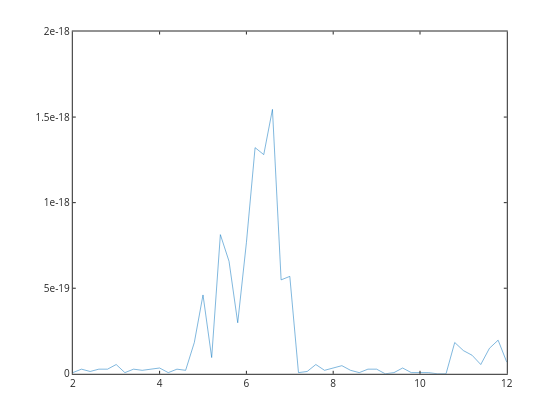

Source (notebook cell):
### Code cell
plot(pH,MASSERR)

### Figure 1 — Plotly figure (JSON) as saved in the notebook; plotly's stock layout.template omitted (floating-point values rounded to 4 significant figures)
{"data": [{"line": {"color": "rgb(0,113,188)", "dash": "solid", "width": 0.5}, "marker": {"color": "rgb(0,113,188)", "line": {"color": "rgb(0,113,188)"}, "size": 6, "symbol": "none"}, "mode": "lines", "name": "", "showlegend": false, "type": "scatter", "visibility": true, "x": [2, 2.2, 2.4, 2.6, 2.8, 3, 3.2, 3.4, 3.6, 3.8, 4, 4.2, 4.4, 4.6, 4.8, 5, 5.2, 5.4, 5.6, 5.8, 6, 6.2, 6.4, 6.6, 6.8, 7, 7.2, 7.4, 7.6, 7.8, 8, 8.2, 8.4, 8.6, 8.8, 9, 9.2, 9.4, 9.6, 9.8, 10, 10.2, 10.4, 10.6, 10.8, 11, 11.2, 11.4, 11.6, 11.8, 12], "xaxis": "x", "y": [6.776e-21, 2.711e-20, 1.355e-20, 2.711e-20, 2.711e-20, 5.421e-20, 6.776e-21, 2.711e-20, 2.033e-20, 2.711e-20, 3.388e-20, 6.776e-21, 2.711e-20, 2.033e-20, 1.83e-19, 4.608e-19, 9.487e-20, 8.132e-19, 6.573e-19, 2.982e-19, 7.657e-19, 1.321e-18, 1.281e-18, 1.545e-18, 5.489e-19, 5.692e-19, 6.776e-21, 1.355e-20, 5.421e-20, 2.033e-20, 3.388e-20, 4.743e-20, 2.033e-20, 6.776e-21, 2.711e-20, 2.711e-20, 0, 6.776e-21, 3.388e-20, 6.776e-21, 6.776e-21, 6.776e-21, 0, 0, 1.83e-19, 1.355e-19, 1.084e-19, 5.421e-20, 1.491e-19, 1.965e-19, 6.776e-20], "yaxis": "y"}], "layout": {"height": 420, "hovermode": "closest", "margin": {"b": 0, "l": 0, "r": 0, "t": 0}, "plot_bgcolor": "rgba(0,0,0,0)", "showlegend": false, "width": 560, "xaxis": {"anchor": "y", "autorange": false, "domain": [0.13, 0.905], "exponentformat": "none", "gridcolor": "rgba(38,38,38,0.15)", "gridwidth": 1, "linecolor": "rgb(38,38,38)", "linewidth": 1, "mirror": "ticks", "range": [2, 12], "showgrid": false, "showline": true, "side": "bottom", "spikedash": "solid", "spikemode": "across", "spikesides": false, "spikethickness": 1, "tickangle": 0, "tickcolor": "rgb(38,38,38)", "tickfont": {"color": "rgb(38,38,38)", "size": 10}, "ticklen": 3, "ticks": "inside", "ticktext": ["2", "4", "6", "8", "10", "12"], "tickvals": [2, 4, 6, 8, 10, 12], "title": {"font": {"color": "rgb(0,0,0)", "size": 11}, "text": ""}, "type": "linear", "visible": true, "zeroline": false}, "yaxis": {"anchor": "x", "autorange": false, "domain": [0.11, 0.925], "exponentformat": "none", "gridcolor": "rgba(38,38,38,0.15)", "gridwidth": 1, "linecolor": "rgb(38,38,38)", "linewidth": 1, "mirror": "ticks", "range": [0, 2e-18], "showgrid": false, "showline": true, "side": "left", "spikedash": "solid", "spikemode": "across", "spikesides": false, "spikethickness": 1, "tickangle": 0, "tickcolor": "rgb(38,38,38)", "tickfont": {"color": "rgb(38,38,38)", "size": 10}, "ticklen": 3, "ticks": "inside", "ticktext": ["0", "5e-19", "1e-18", "1.5e-18", "2e-18"], "tickvals": [0, 5e-19, 1e-18, 1.5e-18, 2e-18], "title": {"font": {"color": "rgb(0,0,0)", "size": 11}, "text": ""}, "type": "linear", "visible": true, "zeroline": false}}}
